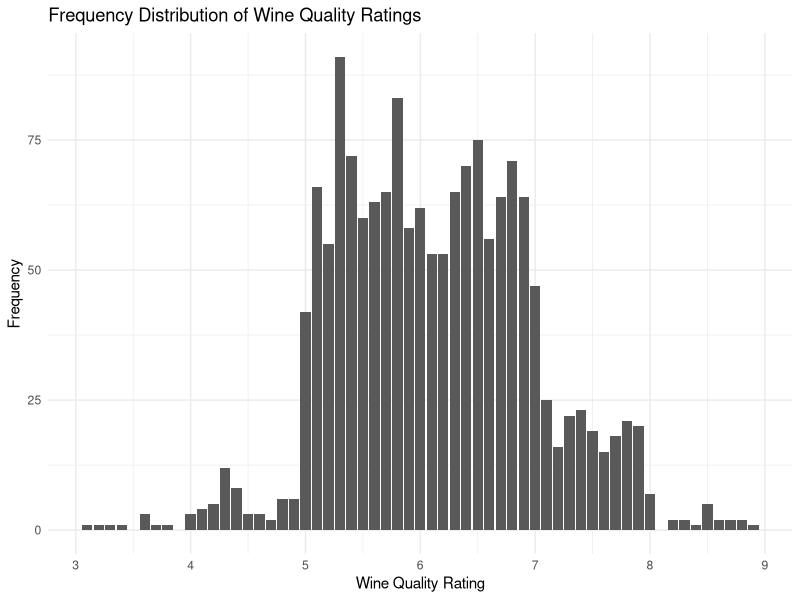

This figure's R source:
# ============================================================
# Assignment 2 - Wine Quality Regression Analysis
#
# ============================================================

# ============================================================
# PART 1 - INITIAL EXPLORATION OF THE DATA
# ============================================================

# Load the wine dataset
wine <- read.csv("data/redwine.csv")

# Inspect dimensions and structure
dim(wine)
str(wine)

# Summary statistics
summary(wine)

# First and last few observations
head(wine)
tail(wine)

# Check for missing values
colSums(is.na(wine))


# ------------------------------------------------------------
# Frequency distribution of wine quality ratings
# ------------------------------------------------------------


library(ggplot2)

ggplot(wine, aes(x = quality)) +
  geom_bar() +
  labs(
    title = "Frequency Distribution of Wine Quality Ratings",
    x = "Wine Quality Rating",
    y = "Frequency"
  ) +
  theme_minimal()


# ============================================================
# PART 2 - MULTIPLE LINEAR REGRESSION
# ============================================================

# ------------------------------------------------------------
# Model 1: Full model
# ------------------------------------------------------------

model1 <- lm(formula = wine$quality ~ wine$fixacid + wine$volacid + wine$citric + 
               wine$residsugar + wine$chlorides + wine$freeSO2 + wine$totalSO2 +
               wine$density + wine$pH + wine$sulphates + wine$alcohol,
  data = wine
)

summary(model1)


# ------------------------------------------------------------
# Model 2
# Remove fixacid, residsugar and density
# ------------------------------------------------------------

model2 <- lm(formula = wine$quality ~ wine$volacid + wine$citric + wine$chlorides +
    wine$freeSO2 + wine$totalSO2 + wine$pH + wine$sulphates + wine$alcohol,
  data = wine
)

summary(model2)


# ------------------------------------------------------------
# Model 3: Final model
# Remove citric and freeSO2
# ------------------------------------------------------------

model3 <- lm(formula = wine$quality ~ wine$volacid + wine$chlorides + wine$totalSO2 +
               wine$pH + wine$sulphates + wine$alcohol,
  data = wine
)

summary(model3)

# End of script
